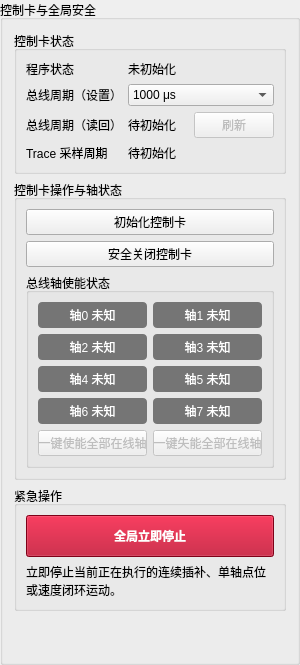
     <widget class="QGroupBox" name="globalControlGroup">
      <property name="minimumSize">
       <size>
        <width>230</width>
        <height>0</height>
       </size>
      </property>
      <property name="maximumSize">
       <size>
        <width>300</width>
        <height>16777215</height>
       </size>
      </property>
      <property name="title">
       <string>控制卡与全局安全</string>
      </property>
      <layout class="QVBoxLayout" name="globalControlLayout">
       <item>
        <widget class="QGroupBox" name="globalStatusGroup">
         <property name="title">
          <string>控制卡状态</string>
         </property>
         <layout class="QFormLayout" name="statusForm">
          <item row="1" column="0">
           <widget class="QLabel" name="stateLabel">
            <property name="text">
             <string>程序状态</string>
            </property>
           </widget>
          </item>
          <item row="1" column="1">
           <widget class="QLabel" name="stateValueLabel">
            <property name="text">
             <string>未初始化</string>
            </property>
            <property name="wordWrap">
             <bool>true</bool>
            </property>
           </widget>
          </item>
          <item row="7" column="0">
           <widget class="QLabel" name="busCycleSettingLabel">
            <property name="toolTip">
             <string>手册支持 250、500、1000、2000 μs；仅在初始化控制卡时写入。</string>
            </property>
            <property name="text">
             <string>总线周期（设置）</string>
            </property>
            <property name="wordWrap">
             <bool>true</bool>
            </property>
           </widget>
          </item>
          <item row="7" column="1">
           <widget class="QComboBox" name="busCycleCombo">
            <property name="toolTip">
             <string>EtherCAT 总线周期，可选 250 / 500 / 1000 / 2000 μs。修改后需关闭并重新初始化控制卡。</string>
            </property>
            <property name="currentIndex">
             <number>2</number>
            </property>
            <item>
             <property name="text">
              <string>250 μs</string>
             </property>
            </item>
            <item>
             <property name="text">
              <string>500 μs</string>
             </property>
            </item>
            <item>
             <property name="text">
              <string>1000 μs</string>
             </property>
            </item>
            <item>
             <property name="text">
              <string>2000 μs</string>
             </property>
            </item>
           </widget>
          </item>
          <item row="8" column="0">
           <widget class="QLabel" name="busCycleReadLabel">
            <property name="text">
             <string>总线周期（读回）</string>
            </property>
            <property name="wordWrap">
             <bool>true</bool>
            </property>
           </widget>
          </item>
          <item row="8" column="1">
           <widget class="QWidget" name="busCycleReadContainer" native="true">
            <layout class="QHBoxLayout" name="busCycleReadLayout">
             <property name="leftMargin">
              <number>0</number>
             </property>
             <property name="topMargin">
              <number>0</number>
             </property>
             <property name="rightMargin">
              <number>0</number>
             </property>
             <property name="bottomMargin">
              <number>0</number>
             </property>
             <item>
              <widget class="QLabel" name="busCycleReadValueLabel">
               <property name="text">
                <string>待初始化</string>
               </property>
              </widget>
             </item>
             <item>
              <widget class="QPushButton" name="readBusCycleButton">
               <property name="enabled">
                <bool>false</bool>
               </property>
               <property name="text">
                <string>刷新</string>
               </property>
              </widget>
             </item>
            </layout>
           </widget>
          </item>
          <item row="9" column="0">
           <widget class="QLabel" name="traceSampleLabel">
            <property name="text">
             <string>Trace 采样周期</string>
            </property>
            <property name="wordWrap">
             <bool>true</bool>
            </property>
           </widget>
          </item>
          <item row="9" column="1">
           <widget class="QLabel" name="traceSampleValueLabel">
            <property name="text">
             <string>待初始化</string>
            </property>
            <property name="wordWrap">
             <bool>true</bool>
            </property>
           </widget>
          </item>
         </layout>
        </widget>
       </item>
       <item>
        <widget class="QGroupBox" name="globalActionGroup">
         <property name="title">
          <string>控制卡操作与轴状态</string>
         </property>
         <layout class="QVBoxLayout" name="globalActionLayout">
          <item>
           <widget class="QPushButton" name="initializeButton">
            <property name="text">
             <string>初始化控制卡</string>
            </property>
           </widget>
          </item>
          <item>
           <widget class="QPushButton" name="closeBoardButton">
            <property name="text">
             <string>安全关闭控制卡</string>
            </property>
           </widget>
          </item>
          <item>
           <widget class="QGroupBox" name="axisEnableStatusGroup">
            <property name="styleSheet">
             <string notr="true">QLabel { color: white; background-color: #757575; border-radius: 4px; padding: 4px; }</string>
            </property>
            <property name="title">
             <string>总线轴使能状态</string>
            </property>
            <layout class="QGridLayout" name="axisEnableStatusLayout">
             <item row="0" column="0">
              <widget class="QLabel" name="axis0EnableStateLabel">
               <property name="text">
                <string>轴0 未知</string>
               </property>
               <property name="alignment">
                <set>Qt::AlignmentFlag::AlignCenter</set>
               </property>
              </widget>
             </item>
             <item row="0" column="1">
              <widget class="QLabel" name="axis1EnableStateLabel">
               <property name="text">
                <string>轴1 未知</string>
               </property>
               <property name="alignment">
                <set>Qt::AlignmentFlag::AlignCenter</set>
               </property>
              </widget>
             </item>
             <item row="1" column="0">
              <widget class="QLabel" name="axis2EnableStateLabel">
               <property name="text">
                <string>轴2 未知</string>
               </property>
               <property name="alignment">
                <set>Qt::AlignmentFlag::AlignCenter</set>
               </property>
              </widget>
             </item>
             <item row="1" column="1">
              <widget class="QLabel" name="axis3EnableStateLabel">
               <property name="text">
                <string>轴3 未知</string>
               </property>
               <property name="alignment">
                <set>Qt::AlignmentFlag::AlignCenter</set>
               </property>
              </widget>
             </item>
             <item row="2" column="0">
              <widget class="QLabel" name="axis4EnableStateLabel">
               <property name="text">
                <string>轴4 未知</string>
               </property>
               <property name="alignment">
                <set>Qt::AlignmentFlag::AlignCenter</set>
               </property>
              </widget>
             </item>
             <item row="2" column="1">
              <widget class="QLabel" name="axis5EnableStateLabel">
               <property name="text">
                <string>轴5 未知</string>
               </property>
               <property name="alignment">
                <set>Qt::AlignmentFlag::AlignCenter</set>
               </property>
              </widget>
             </item>
             <item row="3" column="0">
              <widget class="QLabel" name="axis6EnableStateLabel">
               <property name="text">
                <string>轴6 未知</string>
               </property>
               <property name="alignment">
                <set>Qt::AlignmentFlag::AlignCenter</set>
               </property>
              </widget>
             </item>
             <item row="3" column="1">
              <widget class="QLabel" name="axis7EnableStateLabel">
               <property name="text">
                <string>轴7 未知</string>
               </property>
               <property name="alignment">
                <set>Qt::AlignmentFlag::AlignCenter</set>
               </property>
              </widget>
             </item>
             <item row="4" column="0">
              <widget class="QPushButton" name="enableAllAxesButton">
               <property name="enabled">
                <bool>false</bool>
               </property>
               <property name="text">
                <string>一键使能全部在线轴</string>
               </property>
              </widget>
             </item>
             <item row="4" column="1">
              <widget class="QPushButton" name="disableAllAxesButton">
               <property name="enabled">
                <bool>false</bool>
               </property>
               <property name="text">
                <string>一键失能全部在线轴</string>
               </property>
              </widget>
             </item>
            </layout>
           </widget>
          </item>
         </layout>
        </widget>
       </item>
       <item>
        <widget class="QGroupBox" name="globalEmergencyGroup">
         <property name="title">
          <string>紧急操作</string>
         </property>
         <layout class="QVBoxLayout" name="globalEmergencyLayout">
          <item>
           <widget class="QPushButton" name="emergencyStopButton">
            <property name="minimumSize">
             <size>
              <width>0</width>
              <height>42</height>
             </size>
            </property>
            <property name="styleSheet">
             <string notr="true">color: white; background-color: #b00020; font-weight: bold;</string>
            </property>
            <property name="text">
             <string>全局立即停止</string>
            </property>
           </widget>
          </item>
          <item>
           <widget class="QLabel" name="globalEmergencyHintLabel">
            <property name="text">
             <string>立即停止当前正在执行的连续插补、单轴点位或速度闭环运动。</string>
            </property>
            <property name="wordWrap">
             <bool>true</bool>
            </property>
           </widget>
          </item>
         </layout>
        </widget>
       </item>
       <item>
        <spacer name="globalControlSpacer">
         <property name="orientation">
          <enum>Qt::Orientation::Vertical</enum>
         </property>
         <property name="sizeHint" stdset="0">
          <size>
           <width>20</width>
           <height>40</height>
          </size>
         </property>
        </spacer>
       </item>
      </layout>
     </widget>
